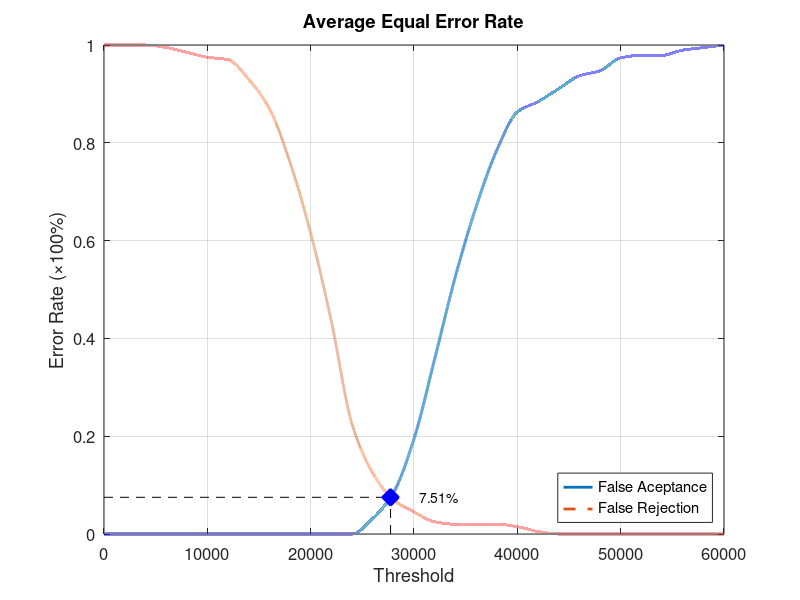
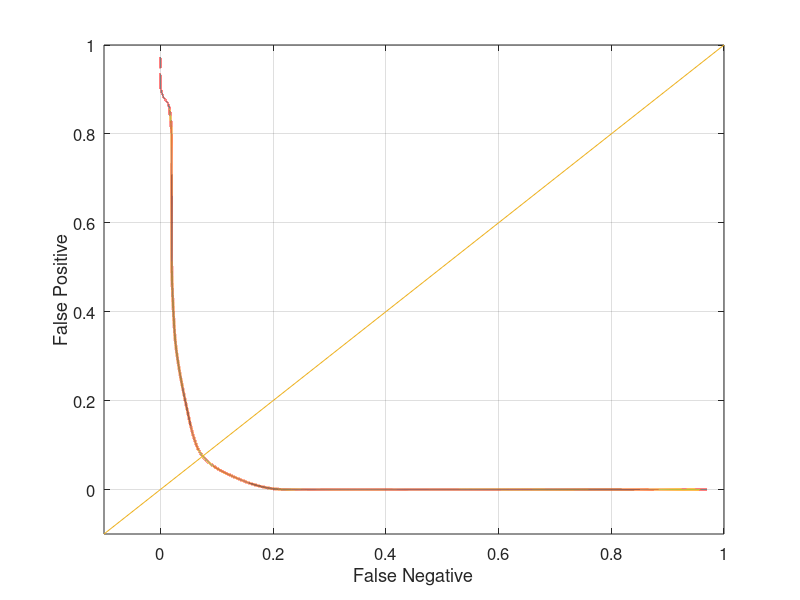

The MATLAB script that drew these images, in order:
function yEER = Database4_4
close all;
clear;
clc;
x = 0:2000:60000;
xq = 0:0.5:60000;

y0 = [0 0 0 0 0 0 0 0 0 0 0 0 0 0.0315789 0.0842105 0.194737 0.357895 0.526316 0.668421 0.784211 0.863158 0.884211 0.910526 0.936842 0.947368 0.973684 0.978947 0.978947 0.989474 0.994737 1];
yy0 = interp1(x, y0, xq, 'pchip');
y1 = [1 1 1 0.995 0.985 0.975 0.97 0.93 0.87 0.76 0.615 0.435 0.225 0.125 0.07 0.045 0.025 0.02 0.02 0.02 0.015 0.005 0 0 0 0 0 0 0 0 0];
yy1 = interp1(x, y1, xq, 'pchip');

% Calculating EER: 
y2 = abs(y0 - y1);
find(y2 == min(y2))
yy2 = abs(yy0 - yy1);
xEER = find(yy2 == min(yy2));
xEERIndex = xq(xEER) % X-axis EER
yEER = yy0(xEER) % Y-axis EER

main = figure
plot(xq, yy0,'-','LineWidth', 2);	hold on
plot(xq, yy1,'--','LineWidth', 2);	hold on
plot([xEERIndex xEERIndex], [0 yEER], 'k--');	hold on
plot([0 xEERIndex], [yEER yEER], 'k--');	hold on
plot(xEERIndex, yEER, 'bx', 'LineWidth', 10);	hold on
text(xEERIndex + 10 * xEERIndex / 100, yEER, [num2str(round((10000 * yEER)) / 100) '%'])
legend('False Aceptance', 'False Rejection', 'Location', 'SouthEast')
xlabel('Threshold')
ylabel('Error Rate (\times100%)')
title('Average Equal Error Rate')
set(gca, 'FontSize', 12)
axis([0 60000 0 1])
grid on

print(main, 'Database4_4Main', '-dpng');
FNRxFPR = figure('Color', [1 1 1]);
plot(yy1, yy0, '-', yy1, yy0, 'LineWidth', 2);
hold on
y = -0.1:0.1:1
plot(y, y); 
set(gca, 'FontSize', 12)
xlabel('False Negative')
ylabel('False Positive')
axis([-0.1 1 -0.1 1])
set(gca, 'FontSize', 12)
grid on

print(FNRxFPR, 'Database4_4FNRxFPR','-dpng');
end
